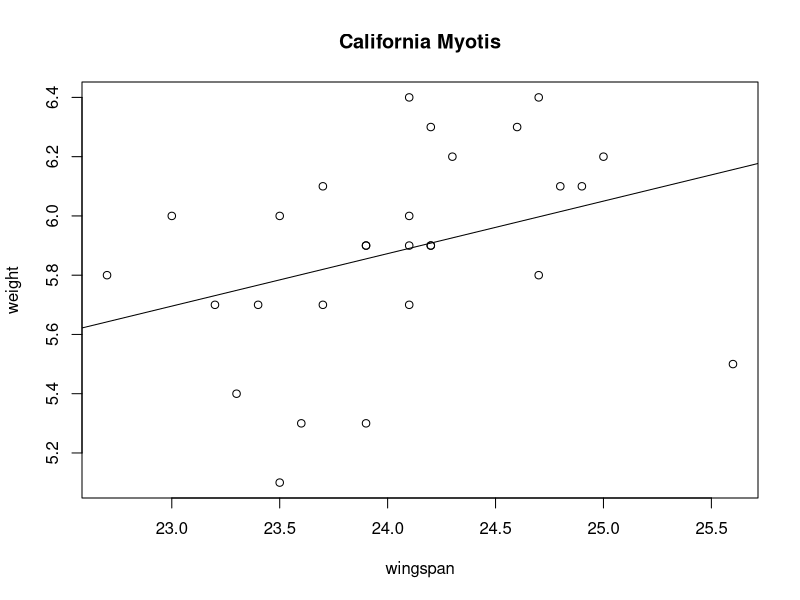
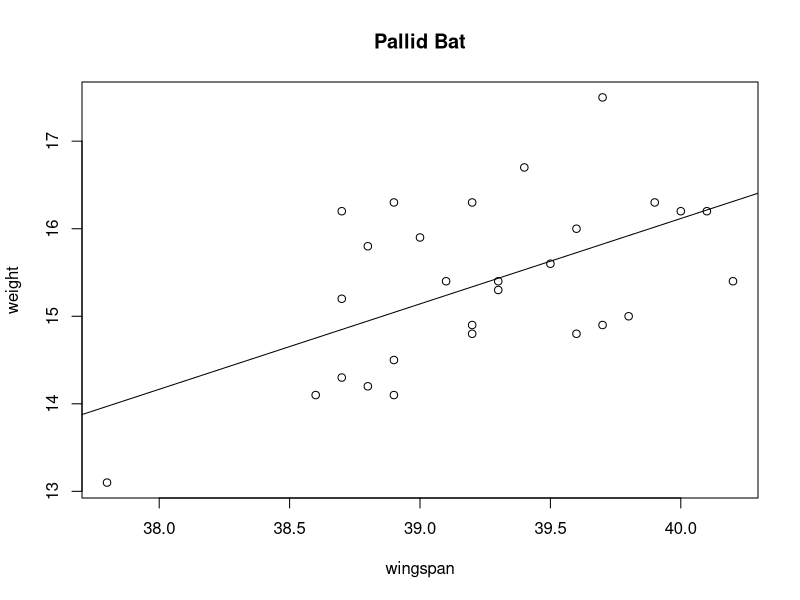
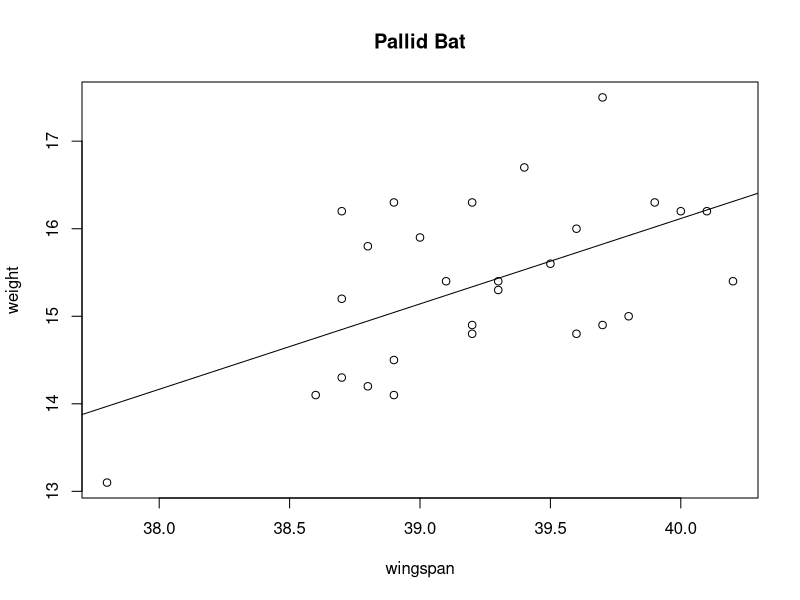
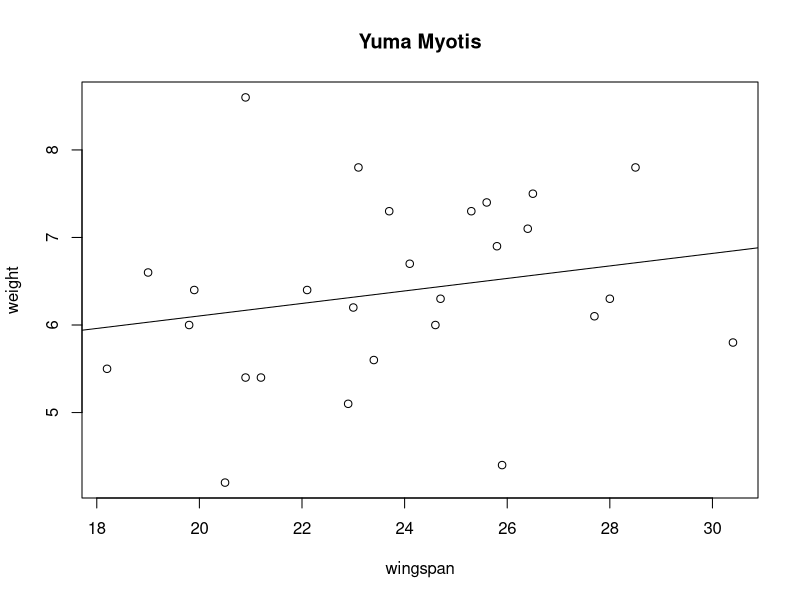
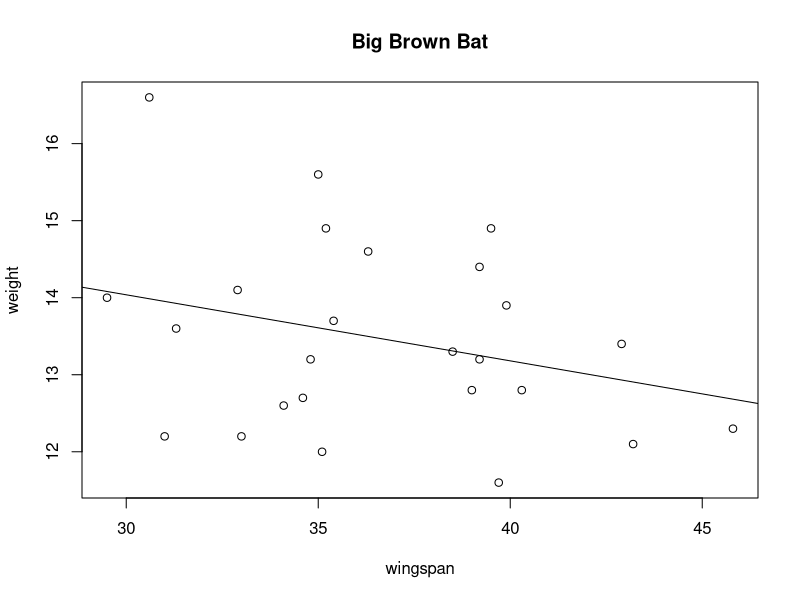
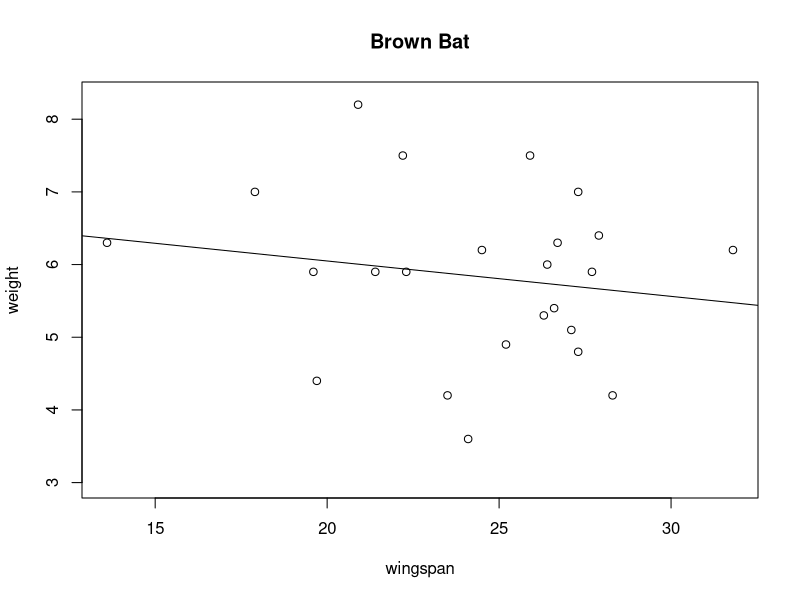

Recreate these plots in R, in order. (Note: this script raises an error after producing the figures.)
setwd("C:/Users/timmy/Desktop/FISH_552-3/lecNotes")
bats <- read.csv("bats.csv")
head(bats)

bat_analysis <- function(common_species_name, ...) {
  x <- subset(bats, common_name == common_species_name)
  bat_lm <- lm(x$wingspan ~ x$weight)
  plot(x = x$wingspan, y = x$weight, xlab = "wingspan", ylab = "weight", 
       main = common_species_name, ...)
  abline(lm(x$weight ~ x$wingspan))
  p_val <- summary(bat_lm)$coefficients[2,4] #p-val
  pp_val <- paste("p value =", signif(p_val, digits = 3))
  bat_list <- list(bat_lm , x, p_val)
  return(bat_list)
}

fit_bats <- function(common_name) {
PB <- bat_analysis(common_name)
females <- subset(PB[[2]], sex == "F")
fit_females <- subset(females, weight > mean(females$weight, na.rm = TRUE) & wingspan > mean(females$wingspan, na.rm = TRUE))
print(fit_females)
}

for (name in unique(bats$common_name)) {
  if (bat_analysis(name)[[3]] < 0.05) {
    print(paste("the weight and wingspan of", name, "has a significant linear relationship"))
    print("lsited below are females above average in weight and wingspan")
    fit_bats(common_name = name)
  } else {
    print(paste(name, "does not fit the requirement"))
  }
}

#Create a new data frame that contains only bats of the genus Myotis
#Count the number of individuals that we have of each species
#Create a new field that contains the weight to wingspan ratio
#Calculate the mean weight to wingspan ratio for each species. Which species is the chunkiest?
#Order your Myotis data so that the chunkiest bats are at the top. Which bat is the chunkiest bat?

substring(bats$scientific_name, 1, 6)

new <- subset(bats, scientific_name == "Myotis californicus" | "Myotis yumanensis" | "Myotis lucifugus")
